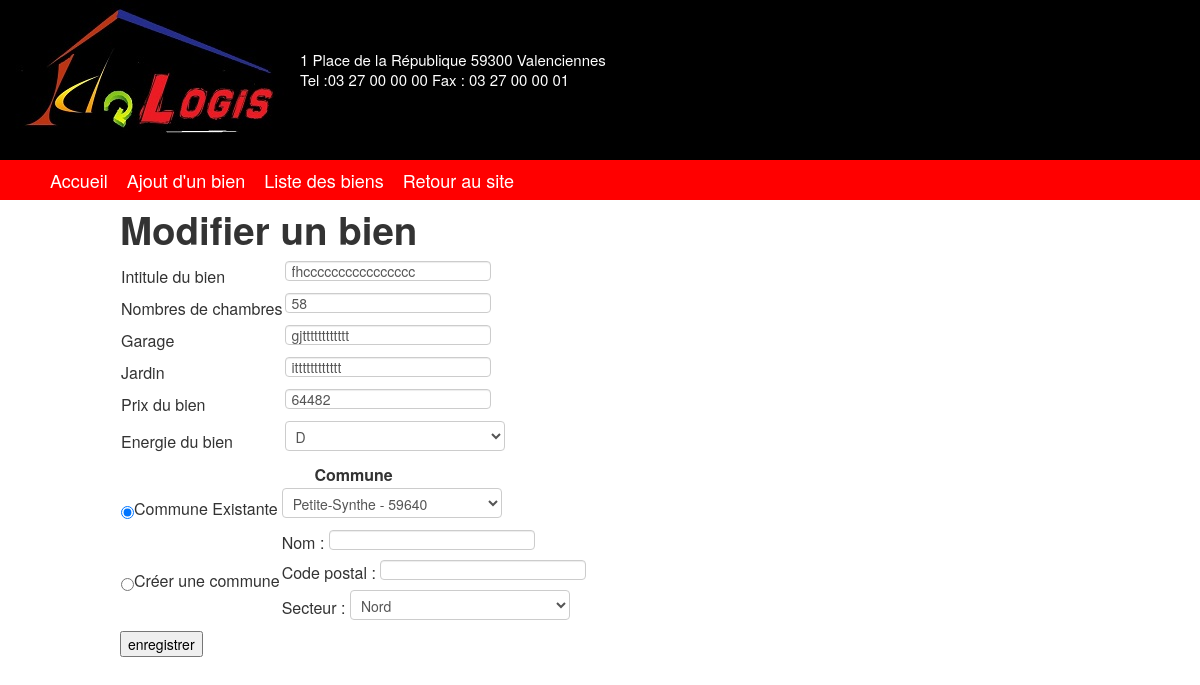
The page /toor/cGestionBien.php?action=formulaireModification&idBien=1 on the database its author committed.
### tables this page shows
CREATE TABLE IF NOT EXISTS `bien` (
  `IdBien` int(11) NOT NULL AUTO_INCREMENT,
  `IntituleBien` varchar(255) NOT NULL,
  `NbChambresBien` int(11) NOT NULL,
  `GarageBien` varchar(255) NOT NULL,
  `JardinBien` varchar(255) NOT NULL,
  `PrixBien` int(11) NOT NULL,
  `EnergieBien` varchar(255) NOT NULL,
  `photoBien` varchar(100) NOT NULL DEFAULT 'defaut.jpg',
  `CommuneBien` int(11) NOT NULL,
  PRIMARY KEY (`IdBien`),
  KEY `CommuneBien` (`CommuneBien`)
);

### toor/modeles/fonctions_admin.php (called while the page is built, shortened)
<?php
function getLesInfosDuBien($id){
	$req = 'SELECT * FROM Bien, Commune, Secteur, Commercial WHERE Bien.CommuneBien = Commune.IdCommune AND Commune.SecteurCommune = Secteur.idSecteur AND Secteur.idSecteur = Commercial.SecteurCommercial AND IdBien = '.$id;
	$res = mysql_query($req);
	$bien = mysql_fetch_array($res);
	return $bien;
}
function getListeDesCommunes(){
	$req = 'SELECT * FROM Commune';
	$res = mysql_query($req);
	return $res;
}
function getListeDesSecteurs(){
	$req='SELECT * FROM secteur ORDER BY NomSecteur';
	$res = mysql_query($req);
	return $res;
}
?>

### toor/vues/biens/formulaireModificationBien.php (the view, shortened to what this page needs)
<h1>Modifier un bien</h1>
<form method='POST' action='listeBiens.php?action=modifierBien'>
	<table>
		<tr>
			<td>Intitule du bien</td>
			<td> <input type='text' required name='intitule' id='intitule' <?php echo 'value="'.$bien['IntituleBien'].'"';?>/> </td>
		</tr>
		<tr>
			<td>Nombres de chambres</td>
			<td> <input type='text' required name='nbchambre' id='nbchambre' <?php echo 'value="'.$bien['NbChambresBien'].'"';?>/> </td>
		</tr>
		<tr>
			<td>Garage</td>
			<td> <input type='text' required name='garage' id='garage' <?php echo 'value="'.$bien['GarageBien'].'"';?>/> </td>
		</tr>
		<tr>
			<td>Jardin</td>
			<td> <input type='text' required name='jardin' id='jardin' <?php echo 'value="'.$bien['JardinBien'].'"';?>/> </td>
		</tr>
		<tr>
			<td>Prix du bien</td>
			<td> <input type='text' required name='prix' id='prix' <?php echo 'value="'.$bien['PrixBien'].'"';?>/> </td>
		</tr>
		<tr>
			<td>Energie du bien</td>
			<td>
				<select required name="energie" id="energie" >
					<?php
						if ($bien['EnergieBien'] == "D") {
							echo '<option value="D" selected>D</option>';
						}else{
							echo '<option value="D">D</option>';
						}
					?>
				</select>
			</td>
		</tr>
	</table>
	<table>
		<tr><th colspan="2">Commune</th></tr>
		<tr>
			<td><input type="radio" name="commune" value="existante" checked/>Commune Existante</td>
			<td>
				<select name='nomCommune' id='nomCommune'>
					<?php
						while ($row = mysql_fetch_row($listeCommunes)) {
							if ($row[0] == $bien['CommuneBien']) {
								echo '<option value="'.$row[0].'" selected>'.$row[2].' - '.$row[1].'</option>';
							}else{
								echo '<option value="'.$row[0].'">'.$row[2].' - '.$row[1].'</option>';
							}
						}
					?>
				</select>
			</td>
		</tr>
		<tr>
			<td><input type="radio" name="commune" value="creation"/>Créer une commune</td>
			<td>
				Nom : <input type='text' name='nomCommune' id='nomCommune' /><br>
				Code postal : <input type='text' name='codePostal' id='codePostal' /><br>
				Secteur :
				<select name='nomSecteur' id='nomSecteur'>
					<?php
						while ($row = mysql_fetch_row($listeSecteurs)) {
							echo '<option value="'.$row[0].'">'.$row[1].'</option>';
						}
					?>
				</select>
			</td>
		</tr>
	</table>
	<input type="submit" id="submit" name="submit" value="enregistrer">
</form>

### toor/style/design.css (style rules this page uses)
html { margin: 0; padding: 0; }
body { margin: 0; padding: 0; }

### rows shown on the page
bien: intitule "fhcccccccccccccccc", nbchambre "58", garage "gjtttttttttttt", jardin "itttttttttttt", prix "64482", energie "D"

### other values the page prints
form field nomCommune "Petite-Synthe - 59640"
form field nomSecteur "Nord"
